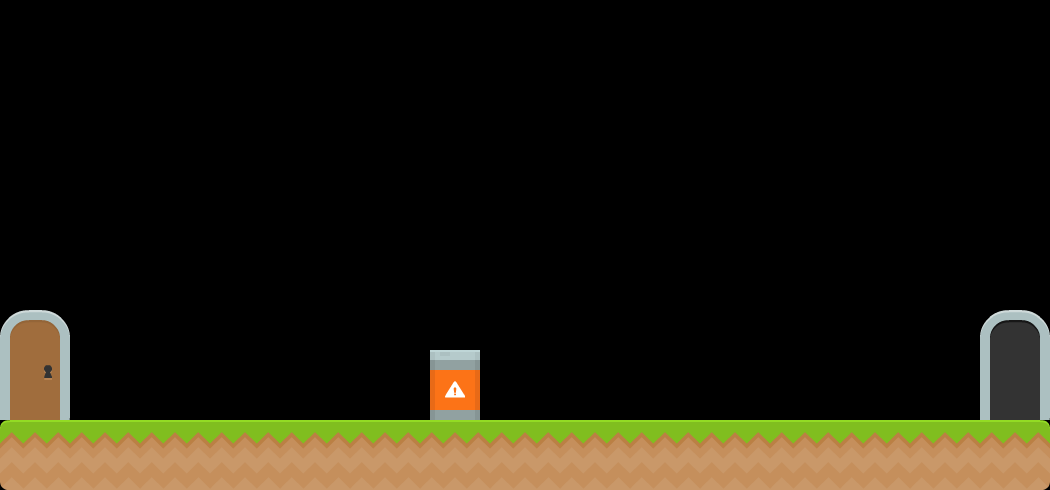

A 2D game scene composited from a Tiled map and its tileset images. What follows is a short description and the map's XML, with each tile layer's data collapsed to a summary:
An orthogonal 15x7 tile map with 70x70 px tiles, 1 tile layer (Tile Layer 1), 2 tilesets and 5 objects (2x player, exit).

<map version="1.0" tiledversion="1.1.6" orientation="orthogonal" renderorder="right-down" width="15" height="7" tilewidth="70" tileheight="70" infinite="0" nextobjectid="25">
 <tileset firstgid="1" source="kenney_complete_base_tiles_spritesheet.tsx" />
 <tileset firstgid="157" source="kenney_platformerPack_industrial_tilesheet.tsx" />
 <layer name="Tile Layer 1" width="15" height="7">
  <data>[105 cells, 20 non-empty, 8 distinct tile ids]</data>
 </layer>
 <objectgroup name="triggers">
  <object id="1" name="player" x="420" y="350" width="70" height="70">
   <properties>
    <property name="enemy_hit" type="bool" value="true" />
   </properties>
  </object>
  <object id="2" name="exit" x="1015" y="350" width="35" height="70">
   <properties>
    <property name="exit" type="bool" value="true" />
   </properties>
  </object>
  <object id="15" x="0" y="420" width="1050" height="70">
   <properties>
    <property name="blockers" value="blrt" />
   </properties>
  </object>
  <object id="19" x="140" y="70" width="350" height="70">
   <properties>
    <property name="blockers" value="blrt" />
   </properties>
  </object>
  <object id="24" name="player" x="17.5" y="332.5" width="70" height="70">
   <properties>
    <property name="player" type="bool" value="true" />
   </properties>
  </object>
 </objectgroup>
</map>
